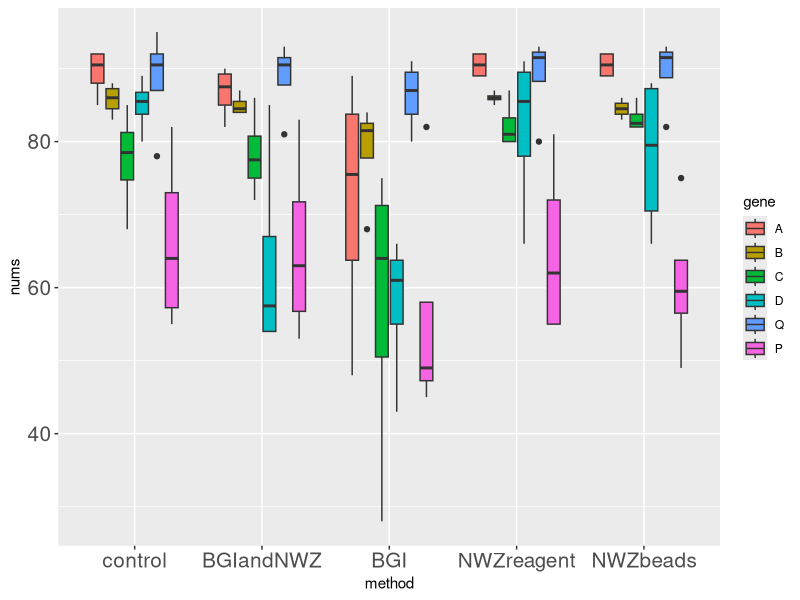

Source code (R):
library(readxl)
library(ggplot2)
library(reshape)
library(dplyr)

setwd('C:/Users/DELL/desktop')
data <- read_excel('gene.xlsx')  # 读取excel表格
df <- data.frame(data)
dfs <-  df[, c(2,3,4,5,6,7,8)]

res <- melt(dfs, id=c('method'))  # 数据融合
names(res) <- c('method', 'gene', 'nums')

# 指定x轴输出顺序
res$method <- factor(res$method, levels = c('control', 'BGIandNWZ', 'BGI' , 'NWZreagent', 'NWZbeads'), ordered = TRUE)
# 绘图
ggplot(res, aes(x = method, y = nums)) +
  geom_boxplot(aes(fill = gene),position=position_dodge(0.7),width=0.6) + 
  theme(axis.text = element_text(size = 15))
